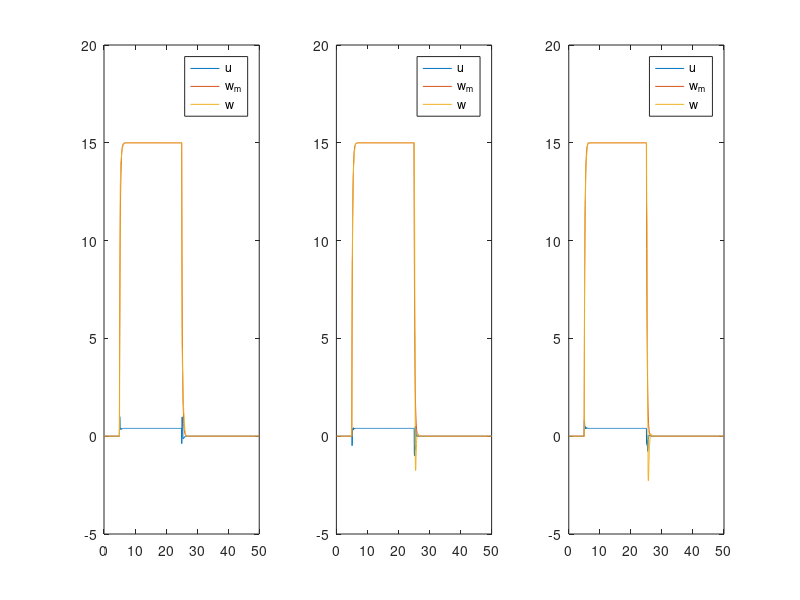

Write the MATLAB code that produced this figure.
clear all
%% Model:

nwheel = 3;

m = 2.2;
L = 0.085;
tau_moteur = 0.2;
gain_moteur = 2*pi*6;
J = 0.5*m*L^2;
r = 0.025;
gear_ratio = 3.2;

theta = (1:nwheel)*pi/2-pi/4;
Mc = [-cos(theta') -sin(theta') L*ones(nwheel,1)];
Mm = diag([1/m 1/m 1/J]);

Gb = J/tau_moteur;
Ga = gain_moteur*Gb;

Ma = Ga*eye(nwheel);
Mb = Gb*eye(nwheel);

M1 = Mc*Mm*Mc'*Ma/r;
M2 = Mc*Mm*Mc'*Mb/r;


%% Controller

dt = 1/20;

Kp = 7*eye(nwheel);
Ki = 25*eye(nwheel);

gamma = -1/0.2;

N = 1000;

w_ref = zeros(nwheel,N);
w_ref(1:3,100:500) = 15;


w    = zeros(nwheel,N);
w_m  = zeros(nwheel,N);
u    = zeros(nwheel,N);
err  = zeros(nwheel,N);
errI = zeros(nwheel,N);

for i = 2:N
      
    w(:,i) = w(:,i-1) + (M1*u(:,i-1)-M2*w(:,i-1)).*(1+0.5*randn(nwheel,1))*dt + 0*rand(nwheel,1);
    
    w_m(:,i) = w_m(:,i-1)./(1-dt*gamma) - (dt*gamma/(1-dt*gamma)).*w_ref(:,i); % filtered tracking reference

    err(:,i) = w_m(:,i) - w(:,i); % Tracking error
    errI(:,i) = errI(:,i-1) + err(:,i)*dt;
    
    PI_action = Kp*err(:,i) + Ki*errI(:,i);
    u(:,i) = M1\( gamma*(w_m(:,i)-w_ref(:,i)) + M2*w(:,i) + PI_action);
    u(u(:,i) > 1,i) = 1;
    u(u(:,i) < -1,i) = -1;
end


figure(3)

t = (1:N)*dt;

subplot(1,3,1)
plot(t, u(1,:)), hold on
plot(t, w_m(1,:))
plot(t, w(1,:)), hold off
legend('u','w_m','w')

subplot(1,3,2)
plot(t, u(2,:)), hold on
plot(t, w_m(2,:))
plot(t, w(2,:)), hold off
legend('u','w_m','w')

subplot(1,3,3)
plot(t, u(3,:)), hold on
plot(t, w_m(3,:))
plot(t, w(3,:)), hold off
legend('u','w_m','w')
